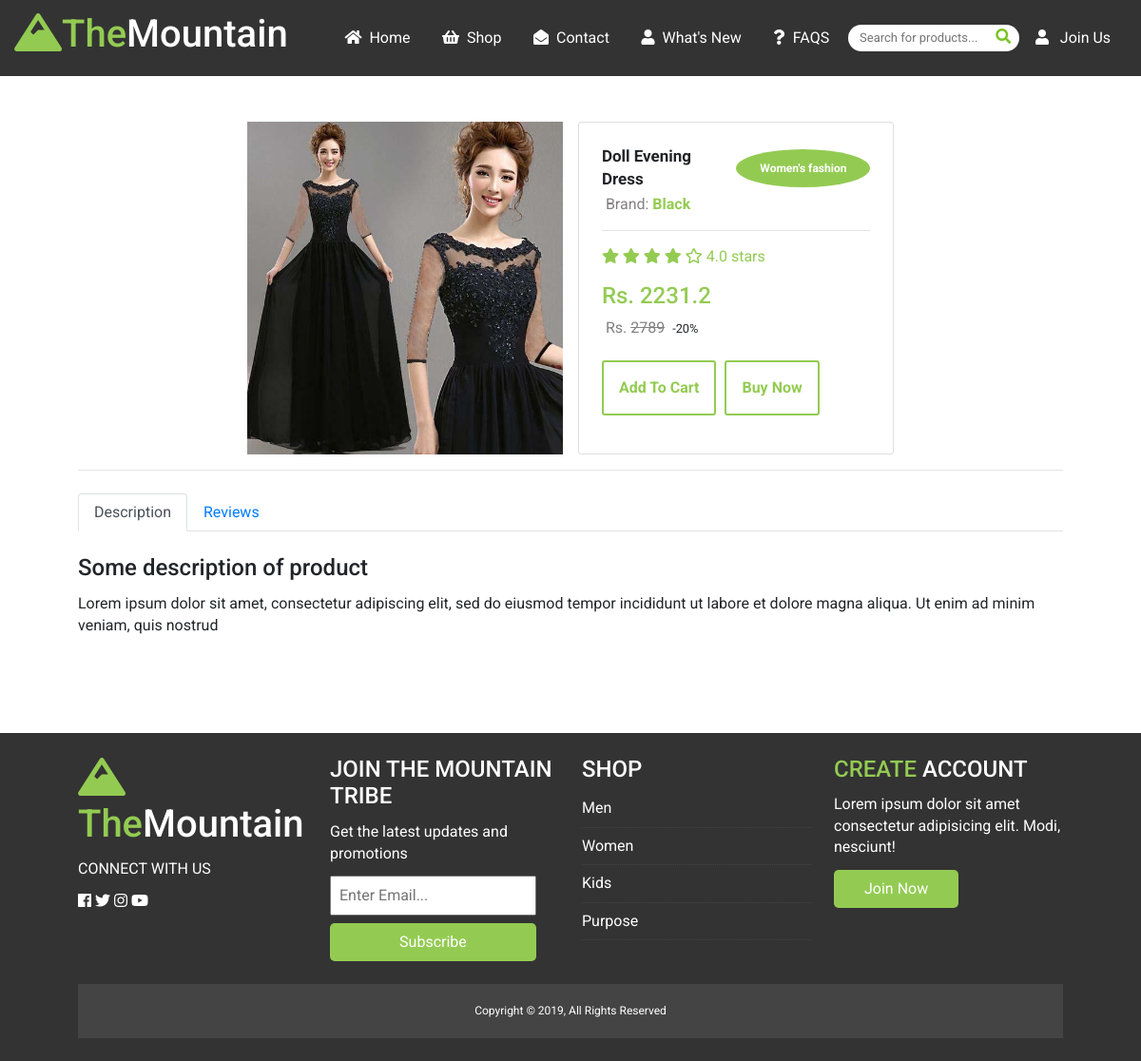
/products/show/4 (signed in), run on the app's committed database.
### tables this page shows
CREATE TABLE `products` (
  `id` int(11) NOT NULL,
  `product_description` varchar(255) NOT NULL,
  `product_cat` int(11) NOT NULL,
  `product_price` float NOT NULL,
  `product_image` text NOT NULL,
  `brand` varchar(50) NOT NULL,
  `discount` int(11) NOT NULL,
  `quantity` int(11) NOT NULL,
  `product_desc_detailed` text NOT NULL,
  `created_at` datetime NOT NULL DEFAULT current_timestamp()
);

CREATE TABLE `categories` (
  `cat_id` int(11) NOT NULL,
  `cat_name` varchar(255) NOT NULL,
  `cat_class` varchar(255) NOT NULL,
  `uploaded_at` datetime NOT NULL DEFAULT current_timestamp()
);

### application/controllers/Products.php (called while the page is built, shortened)
<?php
class Products extends CI_Controller {
    public function __construct(){
        $this->load->model('product');
        $this->load->model('category');
        $this->load->model('review');
    }
    public function show($id){
        $data = [
            'product' => $this->product->get_product($id),
            'reviews' => $this->review->get_reviews($id),
            'average_rating' => $this->review->calc_avg_rating($id),
            'num_reviews' => $this->review->num_reviews($id),
            'five_stars' => $this->review->calc_five_stars($id),
            'four_stars' => $this->review->calc_four_stars($id),
            'three_stars' => $this->review->calc_three_stars($id),
            'two_stars' => $this->review->calc_two_stars($id),
            'one_stars' => $this->review->calc_one_stars($id)
        ];
        $this->load->view('products/show', $data);
    }
}
?>

### index.php (called while the page is built, shortened)
<?php
require_once BASEPATH.'core/CodeIgniter.php';

### application/models/Product.php (called while the page is built, shortened)
<?php
    class Product extends CI_Model {
        public function get_product($id){
            $this->db->select('*');
            $this->db->from('products as p');
            $this->db->join('categories as c', 'p.product_cat = c.cat_id AND id ='.$id.' AND quantity != 0');
            return $this->db->get()->row_array();
        }
    }
?>

### application/views/products/show.php (the view, shortened to what this page needs)
<?php require APPPATH.'views/inc/header.php' ; ?>
<?php require APPPATH.'views/inc/navbar.php' ; ?>
<section class="mt-5">
   <div class="container">
        <div class="row">
             <div class="col-md-8 mx-auto d-flex">
                 <div class="w-50 product_image mr-3">
                     <img src="<?php echo base_url().$product['product_image']; ?>" alt="">
                 </div>
                 <div class="w-50 card p-1">
                     <div class="card-body">
                         <span class="product_description d-flex align-items-center">
                             <span><?php echo $product['product_description']; ?></span>
                             <div class='product_cat ml-2'>
                                <?php echo $product['cat_name']; ?>
                             </div>
                        </span>
                         <span class="gray-text">Brand:
                            <span class="text-primary"> <strong><?php echo $product['brand']; ?></strong></span>
                        </span>
                        <hr>
                         <div class="card-text">
                           <div class="ratings text-primary">
                                <i class="fas fa-star"></i>
                                <i class="fas fa-star"></i>
                                <i class="fas fa-star"></i>
                                <i class="fas fa-star"></i>
                                <i class="far fa-star"></i>
                                4.0 stars
                           </div>
                            <?php if($product['discount'] == 0): ?>
                                <h4 class="text-primary mt-3">Rs. <?php echo($product['product_price']); ?></h4>
                            <?php else: ?>
                                <h4 class="text-primary mt-3">Rs. <?php echo($product['product_price'] - $product['product_price']* ($product['discount']/100)); ?></h4>
                                <span class='gray-text'>Rs. <del> <?php echo($product['product_price']); ?></del></span>
                                <small>-<?php echo $product['discount']; ?>% </small>
                            <?php endif; ?>
                            <br><br>
                            <a href="<?php echo base_url().'cart/add/'.$product['id'] ?>" class="cat-btn">Add To Cart</a>
                            <a href="<?php echo base_url().'cart/buy/'.$product['id'] ?>" class="cat-btn">Buy Now</a>
                         </div>
                     </div>
                 </div>
             </div>
        </div>
        <hr>
        <ul id="review-nav" class="nav nav-tabs mt-4" role="tablist">
            <li class="nav-item">
            <a class="nav-link active" href="#desc" id="home-tab" role="tab" data-toggle="tab" aria-controls="desc" aria-expanded="true">Description</a>
            </li>
            <li class="nav-item">
            <a class="nav-link" href="#reviews" role="tab" id="reviews-tab" data-toggle="tab" aria-controls="reviews">Reviews</a>
            </li>
            </ul>
            <div id="clothing reviews-nav-content" class="tab-content">
            <div role="tabpanel" class="tab-pane fade show active" id="desc" aria-labelledby="desc-tab">
                <h4 class='mt-4'>Some description of product</h4>
                <p>
                    <?= $product['product_desc_detailed']; ?>
                </p>
            </div>
            </div>
    </div>
</section>
<br>
<br>
<br>
<br>
<?php require APPPATH.'views/inc/main-footer.php' ; ?>
<?php require APPPATH.'views/inc/footer.php' ; ?>

### assets/css/style.css (style rules this page uses)
* { box-sizing: border-box; margin:0; padding: 0; }
a { text-decoration: none !important; }
p { margin: 0.75rem 0; }
.gray-text { color: #838080; display: inline-block; margin: 0 4px; }
.container { max-width: 1100px; margin: auto; padding: 0 2rem; overflow: hidden; }
.text-primary { color: #93cb52 !important; }
.p-1 { padding: 1.5rem; }
.cat-btn { display: inline-block; padding: 1rem; border: 2px solid #93cb52; border-radius: 3px; color: #93cb52; background: #fff !important; margin-right: 5px; font-weight: bold; cursor: pointer; transition: all 0.2s ease; }
.product_description { display: block; margin:0 0 3px 0; font-size: 17px; font-weight: 700; }
.product_cat { font-size: 12px; background: #93cb52; color: #fff; text-align: center; line-height: 40px; width: 150px; height: 40px; border-radius: 50%; }
.product_image img { width: 100%; height: 350px; }

### data on the page
products: product_image (picture), product_description "Doll Evening Dress", categories.cat_name "Women's fashion", brand "Black", product_price+discount "2231.2", product_price "2789", discount "20", product_desc_detailed "Lorem ipsum dolor sit amet, consectetur adipiscing elit, sed do eiusmod tempor incididunt ut labore et dolore magna aliqua. Ut enim ad minim veniam, quis nostrud"
